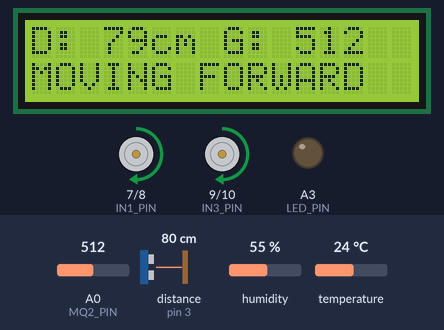
Simulated run of this sketch. Board: Arduino Uno, built with avr-gcc and run on an emulated ATmega328P. Parts: 16×2 character LCD, motor-driver pin pairs drawn as motors (green arrow = first pin HIGH = forward, orange = second pin HIGH = backward, longer = more drive, scaled by the enable pin), output pins drawn as LEDs (lit = HIGH). Wiring (inferred from the names in the program): ultrasonic range finder: trigger pin 2; echo pin 3. The test bench sets the inputs (shaded band); at power-on: distance to the obstacle (sensor on pin 3) 80 cm, A0 (MQ2_PIN) = 512, temperature 24 °C, humidity 55 %. The echo pulse lasts 58.3 µs per cm; pins used as bus, display or sensor lines are not drawn; what the sketch prints to the serial monitor is not drawn.

Above: at 1.3 s.
1.4 s: distance to the obstacle (sensor on pin 3) set to 30 cm
At 2.4 s:
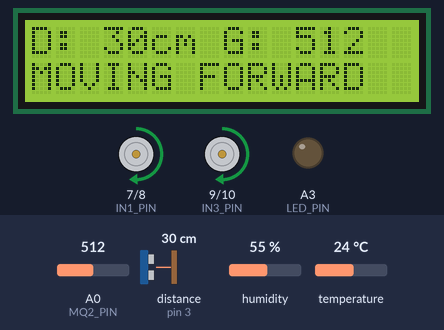
3.0 s: distance to the obstacle (sensor on pin 3) set to 26 cm
At 3.73 s:
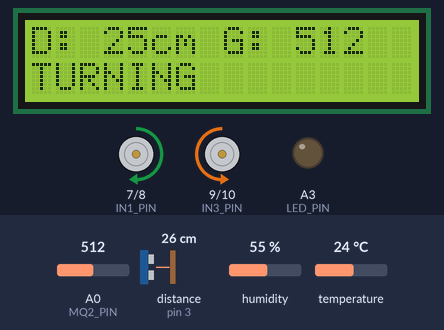
5.4 s: distance to the obstacle (sensor on pin 3) set to 2 cm
At 8.2 s:
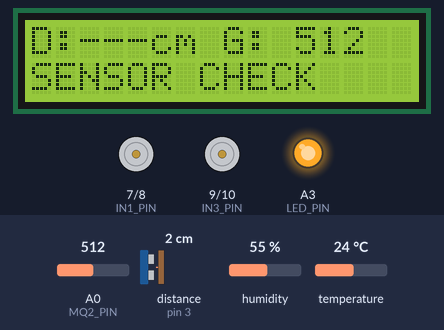
8.5 s: A0 (MQ2_PIN) set to 106
At 9.3 s:
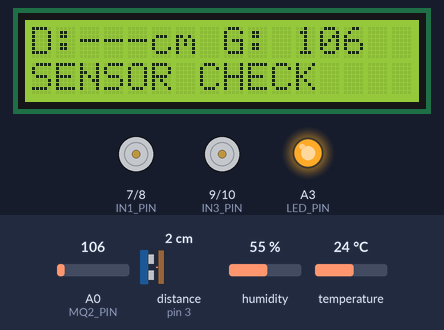
15.9 s: A0 (MQ2_PIN) set to 90
At 17.0 s:
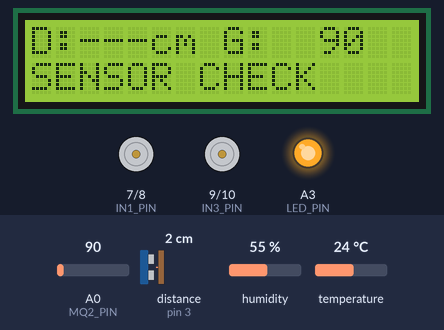
17.5 s: temperature set to 11 °C
At 19.4 s:
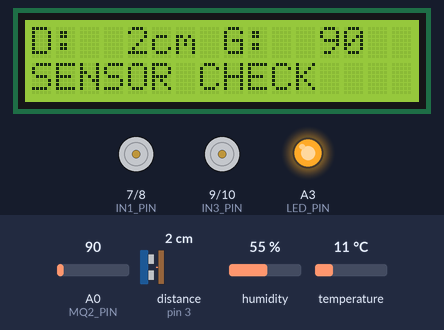
24.9 s: temperature set to 8 °C
Timing chart, 0 to 27.5 s (numbered marks = the images above; inputs shaded):
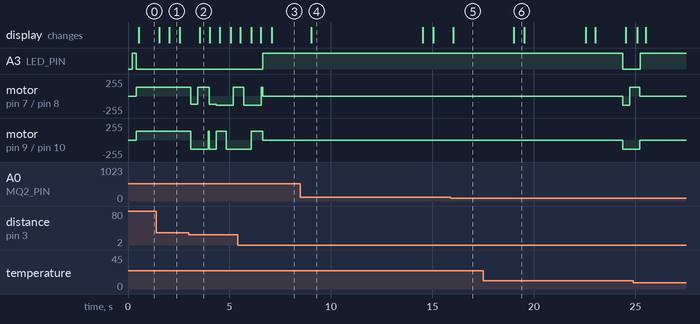

The sketch:

SmartMineX_ArduinoUNO_Complete_Firmware.ino
```cpp
/*
  SMARTMINE-X — Arduino UNO integrated prototype firmware
  Hardware assumed:
    - Arduino UNO / ATmega328P
    - 1 x HC-SR04 (front obstacle sensor)
    - L298N dual H-bridge
    - 4 DC motors arranged as left pair + right pair
    - MQ-2 analog gas/smoke module
    - DHT11 temperature/humidity module (3-pin breakout assumed)
    - 16x2 LCD with I2C backpack
    - Buzzer module
    - One warning LED with 220-330 ohm series resistor

  Libraries to install through Arduino IDE Library Manager:
    1. "DHT sensor library" by Adafruit
    2. "Adafruit Unified Sensor" by Adafruit (dependency, if requested)
    3. "LiquidCrystal I2C" (a common compatible library exposing
       LiquidCrystal_I2C(address, cols, rows), init(), backlight())

  IMPORTANT:
    - This is an educational prototype, NOT a certified mine-safety device.
    - MQ-2 value is raw ADC only, NOT calibrated ppm.
    - MQ-2 threshold must be calibrated in a safe, clean-air test.
    - One front ultrasonic sensor cannot see left/right obstacles.
    - Power wiring/current ratings must be verified separately.
    - Do not power motors through the Arduino or breadboard.
    - Do not connect a battery/external 5V rail to the UNO 5V pin while
      USB is connected unless you have a verified power isolation setup.
*/

// -------------------- LIBRARIES --------------------
#include <Wire.h>
#include <LiquidCrystal_I2C.h>
#include <DHT.h>

// -------------------- LCD / SENSOR CONFIG --------------------
#define LCD_ADDRESS 0x27       // Try 0x3F if your LCD stays blank
#define LCD_COLUMNS 16
#define LCD_ROWS 2

#define DHT_TYPE DHT11

// -------------------- PIN ASSIGNMENTS --------------------
// HC-SR04
const byte TRIG_PIN = 2;
const byte ECHO_PIN = 3;

// L298N (remove ENA/ENB jumpers when using D5/D6 PWM)
const byte ENA_PIN = 5;         // PWM
const byte ENB_PIN = 6;         // PWM
const byte IN1_PIN = 7;
const byte IN2_PIN = 8;
const byte IN3_PIN = 9;
const byte IN4_PIN = 10;

// Analog sensors
const byte MQ2_PIN = A0;
const byte DHT_PIN = A1;

// Alerts
const byte BUZZER_PIN = A2;
const byte LED_PIN = A3;

// I2C LCD uses A4 (SDA) and A5 (SCL) on UNO.

// -------------------- TUNABLE SETTINGS --------------------
const int OBSTACLE_DISTANCE_CM = 25;

// Motor speed values: 0 to 255. Start low and increase only after
// verifying motor voltage/current and safe mechanical operation.
const int FORWARD_SPEED = 135;
const int REVERSE_SPEED = 120;
const int TURN_SPEED = 135;

// Timed blind turn because a single front sensor cannot choose a clear side.
const unsigned long REVERSE_TIME_MS = 350;
const unsigned long TURN_TIME_MS = 500;

// MQ-2 raw ADC threshold (0-1023). This is only a starting placeholder.
// Observe clean-air readings in Serial Monitor and calibrate appropriately.
const int MQ2_ALARM_THRESHOLD = 450;
const unsigned long MQ2_WARMUP_MS = 60000UL;

// Timing
const unsigned long DISTANCE_INTERVAL_MS = 100;
const unsigned long GAS_INTERVAL_MS = 200;
const unsigned long DHT_INTERVAL_MS = 2500;
const unsigned long LCD_INTERVAL_MS = 500;
const unsigned long SERIAL_INTERVAL_MS = 1000;

// HC-SR04 no-echo timeout (microseconds)
const unsigned long ECHO_TIMEOUT_US = 25000UL;

// -------------------- OBJECTS --------------------
LiquidCrystal_I2C lcd(LCD_ADDRESS, LCD_COLUMNS, LCD_ROWS);
DHT dht(DHT_PIN, DHT_TYPE);

// -------------------- ROVER STATES --------------------
enum RoverState {
  STATE_FORWARD,
  STATE_REVERSING,
  STATE_TURNING,
  STATE_GAS_ALERT,
  STATE_SENSOR_FAULT
};

RoverState roverState = STATE_SENSOR_FAULT;

unsigned long stateStartedAt = 0;
unsigned long lastDistanceAt = 0;
unsigned long lastGasAt = 0;
unsigned long lastDhtAt = 0;
unsigned long lastLcdAt = 0;
unsigned long lastSerialAt = 0;
unsigned long bootAt = 0;

int distanceCm = -1;            // -1 means no echo / invalid
int gasRaw = 0;
float temperatureC = NAN;
float humidityPercent = NAN;

byte invalidDistanceCount = 0;
byte validDistanceCount = 0;
bool turnRightNext = true;
bool gasAlarmActive = false;
bool mq2WarmedUp = false;

// -------------------- MOTOR CONTROL --------------------
// Positive speed = forward, negative = reverse, zero = stop.
// If one side rotates in the wrong direction, swap that side's motor
// output wires with power disconnected, or invert that side in code.
void setMotors(int leftSpeed, int rightSpeed) {
  leftSpeed = constrain(leftSpeed, -255, 255);
  rightSpeed = constrain(rightSpeed, -255, 255);

  // Left motor channel: OUT1/OUT2
  if (leftSpeed > 0) {
    digitalWrite(IN1_PIN, HIGH);
    digitalWrite(IN2_PIN, LOW);
  } else if (leftSpeed < 0) {
    digitalWrite(IN1_PIN, LOW);
    digitalWrite(IN2_PIN, HIGH);
  } else {
    digitalWrite(IN1_PIN, LOW);
    digitalWrite(IN2_PIN, LOW);
  }

  // Right motor channel: OUT3/OUT4
  if (rightSpeed > 0) {
    digitalWrite(IN3_PIN, HIGH);
    digitalWrite(IN4_PIN, LOW);
  } else if (rightSpeed < 0) {
    digitalWrite(IN3_PIN, LOW);
    digitalWrite(IN4_PIN, HIGH);
  } else {
    digitalWrite(IN3_PIN, LOW);
    digitalWrite(IN4_PIN, LOW);
  }

  analogWrite(ENA_PIN, abs(leftSpeed));
  analogWrite(ENB_PIN, abs(rightSpeed));
}

void stopMotors() {
  analogWrite(ENA_PIN, 0);
  analogWrite(ENB_PIN, 0);
  digitalWrite(IN1_PIN, LOW);
  digitalWrite(IN2_PIN, LOW);
  digitalWrite(IN3_PIN, LOW);
  digitalWrite(IN4_PIN, LOW);
}

void beginReverse() {
  stopMotors();
  roverState = STATE_REVERSING;
  stateStartedAt = millis();
  setMotors(-REVERSE_SPEED, -REVERSE_SPEED);
  Serial.println(F("Obstacle: reversing"));
}

void beginTurn() {
  stopMotors();
  roverState = STATE_TURNING;
  stateStartedAt = millis();

  // Alternate pivot direction; this is blind because only one sensor exists.
  if (turnRightNext) {
    setMotors(TURN_SPEED, -TURN_SPEED);
    Serial.println(F("Turning right (timed, blind turn)"));
  } else {
    setMotors(-TURN_SPEED, TURN_SPEED);
    Serial.println(F("Turning left (timed, blind turn)"));
  }
  turnRightNext = !turnRightNext;
}

// -------------------- SENSOR FUNCTIONS --------------------
int readDistanceCm() {
  digitalWrite(TRIG_PIN, LOW);
  delayMicroseconds(3);
  digitalWrite(TRIG_PIN, HIGH);
  delayMicroseconds(10);
  digitalWrite(TRIG_PIN, LOW);

  unsigned long duration = pulseIn(ECHO_PIN, HIGH, ECHO_TIMEOUT_US);
  if (duration == 0) {
    return -1;
  }

  int cm = (int)(duration * 0.0343f / 2.0f);
  if (cm < 2 || cm > 400) {
    return -1;
  }
  return cm;
}

int readMq2Average() {
  long total = 0;
  const byte samples = 5;
  for (byte i = 0; i < samples; i++) {
    total += analogRead(MQ2_PIN);
    delay(3);
  }
  return (int)(total / samples);
}

void updateDhtReadings() {
  float h = dht.readHumidity();
  float t = dht.readTemperature();

  if (!isnan(h) && !isnan(t)) {
    humidityPercent = h;
    temperatureC = t;
  } else {
    Serial.println(F("DHT11 read failed; check power, data pin and sensor type."));
  }
}

// -------------------- DISPLAY / ALERTS --------------------
void printLcdLine(byte row, const char *message) {
  char line[17];
  byte i = 0;

  while (i < 16 && message[i] != '\0') {
    line[i] = message[i];
    i++;
  }
  while (i < 16) {
    line[i] = ' ';
    i++;
  }
  line[16] = '\0';

  lcd.setCursor(0, row);
  lcd.print(line);
}

const char* stateText() {
  switch (roverState) {
    case STATE_FORWARD:      return "MOVING FORWARD";
    case STATE_REVERSING:    return "REVERSING";
    case STATE_TURNING:      return "TURNING";
    case STATE_GAS_ALERT:    return "GAS ALERT STOP";
    case STATE_SENSOR_FAULT: return "SENSOR CHECK";
    default:                 return "UNKNOWN";
  }
}

void updateAlerts() {
  if (roverState == STATE_GAS_ALERT) {
    digitalWrite(LED_PIN, HIGH);
    // Intermittent audible warning
    if ((millis() / 250UL) % 2 == 0) {
      tone(BUZZER_PIN, 2200);
    } else {
      noTone(BUZZER_PIN);
    }
  } else if (roverState == STATE_SENSOR_FAULT) {
    digitalWrite(LED_PIN, HIGH);
    noTone(BUZZER_PIN);
  } else if (roverState == STATE_REVERSING || roverState == STATE_TURNING) {
    digitalWrite(LED_PIN, LOW);
    noTone(BUZZER_PIN);
  } else {
    digitalWrite(LED_PIN, LOW);
    noTone(BUZZER_PIN);
  }
}

void updateLcd() {
  char line1[17];

  if (distanceCm >= 0) {
    snprintf(line1, sizeof(line1), "D:%3dcm G:%4d", distanceCm, gasRaw);
  } else {
    snprintf(line1, sizeof(line1), "D:---cm G:%4d", gasRaw);
  }

  printLcdLine(0, line1);
  printLcdLine(1, stateText());
}

void printSerialStatus() {
  Serial.print(F("Distance(cm): "));
  if (distanceCm >= 0) Serial.print(distanceCm);
  else Serial.print(F("NO ECHO"));

  Serial.print(F(" | MQ2 raw: "));
  Serial.print(gasRaw);

  Serial.print(F(" | Temp(C): "));
  if (!isnan(temperatureC)) Serial.print(temperatureC, 1);
  else Serial.print(F("N/A"));

  Serial.print(F(" | Humidity(%): "));
  if (!isnan(humidityPercent)) Serial.print(humidityPercent, 1);
  else Serial.print(F("N/A"));

  Serial.print(F(" | State: "));
  Serial.println(stateText());
}

// -------------------- SETUP --------------------
void setup() {
  // Keep motor driver outputs disabled during startup.
  pinMode(ENA_PIN, OUTPUT);
  pinMode(ENB_PIN, OUTPUT);
  pinMode(IN1_PIN, OUTPUT);
  pinMode(IN2_PIN, OUTPUT);
  pinMode(IN3_PIN, OUTPUT);
  pinMode(IN4_PIN, OUTPUT);
  stopMotors();

  pinMode(TRIG_PIN, OUTPUT);
  pinMode(ECHO_PIN, INPUT);
  pinMode(MQ2_PIN, INPUT);
  pinMode(BUZZER_PIN, OUTPUT);
  pinMode(LED_PIN, OUTPUT);

  digitalWrite(TRIG_PIN, LOW);
  digitalWrite(LED_PIN, LOW);
  noTone(BUZZER_PIN);

  Serial.begin(9600);
  dht.begin();

  Wire.begin();
  lcd.init();
  lcd.backlight();

  printLcdLine(0, "SMARTMINE-X UNO");
  printLcdLine(1, "Starting...");
  Serial.println(F("\nSMARTMINE-X Arduino UNO firmware starting"));
  Serial.println(F("Motors remain stopped until valid front sensor readings."));
  Serial.println(F("MQ-2 output is raw ADC only; threshold needs calibration."));

  bootAt = millis();
  stateStartedAt = millis();
}

// -------------------- MAIN LOOP --------------------
void loop() {
  unsigned long now = millis();

  // 1. Read front distance periodically.
  if (now - lastDistanceAt >= DISTANCE_INTERVAL_MS) {
    lastDistanceAt = now;
    distanceCm = readDistanceCm();

    if (distanceCm >= 0) {
      if (validDistanceCount < 10) validDistanceCount++;
      invalidDistanceCount = 0;
    } else {
      if (invalidDistanceCount < 10) invalidDistanceCount++;
      validDistanceCount = 0;
    }
  }

  // 2. Read MQ-2 periodically.
  if (now - lastGasAt >= GAS_INTERVAL_MS) {
    lastGasAt = now;
    gasRaw = readMq2Average();
    mq2WarmedUp = (now - bootAt >= MQ2_WARMUP_MS);

    if (mq2WarmedUp && gasRaw >= MQ2_ALARM_THRESHOLD) {
      gasAlarmActive = true;
    } else {
      gasAlarmActive = false;
    }
  }

  // 3. Read DHT11 at a safe interval.
  if (now - lastDhtAt >= DHT_INTERVAL_MS) {
    lastDhtAt = now;
    updateDhtReadings();
  }

  // 4. Gas alarm has highest priority and stops the rover.
  if (gasAlarmActive) {
    if (roverState != STATE_GAS_ALERT) {
      Serial.println(F("MQ-2 threshold crossed: motors stopped."));
    }
    roverState = STATE_GAS_ALERT;
    stopMotors();
  } else if (roverState == STATE_GAS_ALERT) {
    // Require fresh valid ultrasonic readings before moving again.
    roverState = STATE_SENSOR_FAULT;
    stopMotors();
    validDistanceCount = 0;
  }

  // 5. Obstacle and navigation state machine.
  if (!gasAlarmActive) {
    switch (roverState) {
      case STATE_SENSOR_FAULT:
        stopMotors();
        if (validDistanceCount >= 3) {
          roverState = STATE_FORWARD;
          stateStartedAt = now;
          Serial.println(F("Front sensor valid; rover enabled."));
        }
        break;

      case STATE_FORWARD:
        if (invalidDistanceCount >= 3) {
          stopMotors();
          roverState = STATE_SENSOR_FAULT;
          Serial.println(F("Ultrasonic no-echo fault: motors stopped."));
        } else if (distanceCm >= 0 && distanceCm <= OBSTACLE_DISTANCE_CM) {
          beginReverse();
        } else {
          setMotors(FORWARD_SPEED, FORWARD_SPEED);
        }
        break;

      case STATE_REVERSING:
        if (now - stateStartedAt >= REVERSE_TIME_MS) {
          beginTurn();
        }
        break;

      case STATE_TURNING:
        if (now - stateStartedAt >= TURN_TIME_MS) {
          stopMotors();
          roverState = STATE_FORWARD;
          stateStartedAt = now;
          Serial.println(F("Turn complete; checking front again."));
        }
        break;

      case STATE_GAS_ALERT:
        stopMotors();
        break;
    }
  }

  // 6. Update warning outputs, LCD and Serial Monitor.
  updateAlerts();

  if (now - lastLcdAt >= LCD_INTERVAL_MS) {
    lastLcdAt = now;
    updateLcd();
  }

  if (now - lastSerialAt >= SERIAL_INTERVAL_MS) {
    lastSerialAt = now;
    printSerialStatus();
  }
}
```

Measured:
- the behaviour switches between 27 and 26 cm on distance to the obstacle (sensor on pin 3) (found by bisection; images 1 and 2)
- after the input at 1.4 s, the display: first changes after 0.13 s (image 1 shows a later state)
- after the input at 5.4 s, A3 (LED_PIN): LOW → HIGH after 1.2 s
- after the input at 8.5 s, the display: changes after 0.53 s (image 4)
- after the input at 15.9 s, A3 (LED_PIN): stays HIGH (without the input it goes to LOW after 0.58 s); motor on pin 7 (IN1_PIN) / pin 8 (IN2_PIN), motor on pin 9 (IN3_PIN) / pin 10 (IN4_PIN): stays stopped (without the input it goes to backward 135/255 after 0.58 s)
- after the input at 17.5 s, the display: changes after 1.5 s (image 6)
- after the input at 24.9 s, A3 (LED_PIN): goes on until 25.2 s, then stays HIGH; motor on pin 7 (IN1_PIN) / pin 8 (IN2_PIN), motor on pin 9 (IN3_PIN) / pin 10 (IN4_PIN): goes on until 25.2 s, then stays stopped
